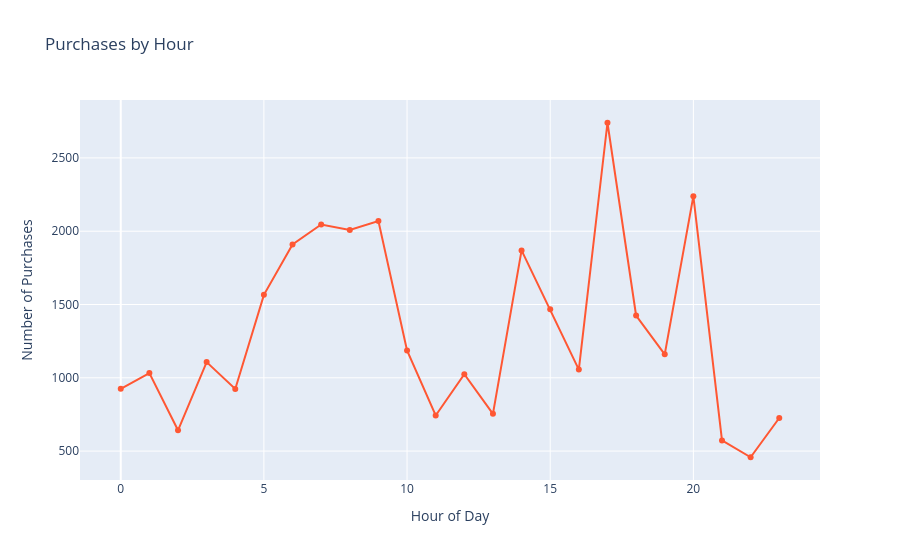

Write notebook code for a chart like this one.
### Markdown cell above
Instead of repeating code, to create a reusable function that helps to display the plotly chart in both Jupyternotebook and Github

### Code cell
#Interactive Line Chart – Purchases by Hour
df["Purchase_Hour"] = pd.to_datetime(df["Time_of_Purchase"]).dt.hour
hourly = df.groupby("Purchase_Hour").size().reset_index(name='count')

fig = px.line(hourly, x='Purchase_Hour', y='count', markers=True,
              title="Purchases by Hour", color_discrete_sequence=["#FF5733"])

fig.update_layout(xaxis_title="Hour of Day",
                  yaxis_title="Number of Purchases")

show_and_save(fig, "my_chart.html")

### Figure 1 — Plotly figure (JSON) as saved in the notebook; plotly's stock layout.template omitted (floating-point values rounded to 4 significant figures)
{"data": [{"hovertemplate": "Purchase_Hour=%{x}<br>count=%{y}<extra></extra>", "legendgroup": "", "line": {"color": "#FF5733", "dash": "solid"}, "marker": {"symbol": "circle"}, "mode": "lines+markers", "name": "", "orientation": "v", "showlegend": false, "type": "scatter", "x": [0, 1, 2, 3, 4, 5, 6, 7, 8, 9, 10, 11, 12, 13, 14, 15, 16, 17, 18, 19, 20, 21, 22, 23], "xaxis": "x", "y": [925, 1032, 642, 1107, 924, 1566, 1910, 2046, 2008, 2070, 1187, 743, 1025, 754, 1869, 1468, 1056, 2740, 1425, 1160, 2239, 573, 458, 726], "yaxis": "y"}], "layout": {"legend": {"tracegroupgap": 0}, "title": {"text": "Purchases by Hour"}, "xaxis": {"anchor": "y", "domain": [0, 1], "title": {"text": "Hour of Day"}}, "yaxis": {"anchor": "x", "domain": [0, 1], "title": {"text": "Number of Purchases"}}}}
